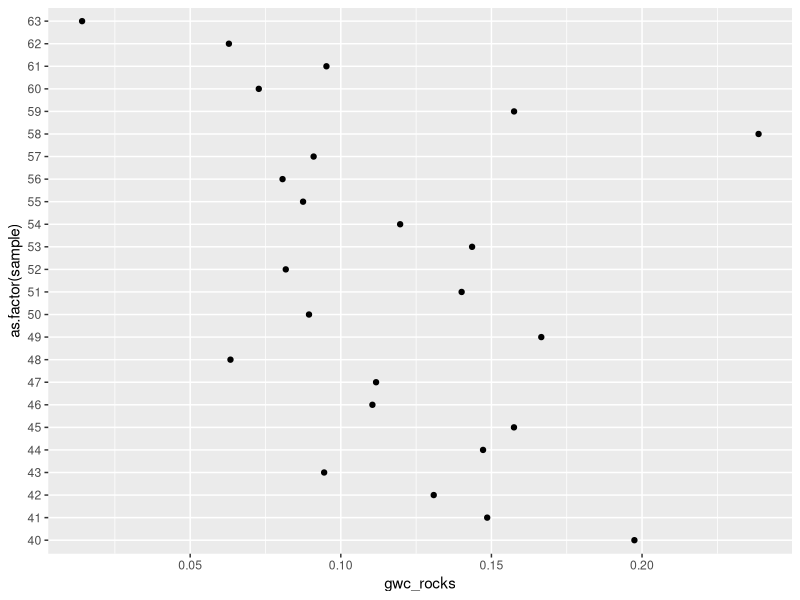
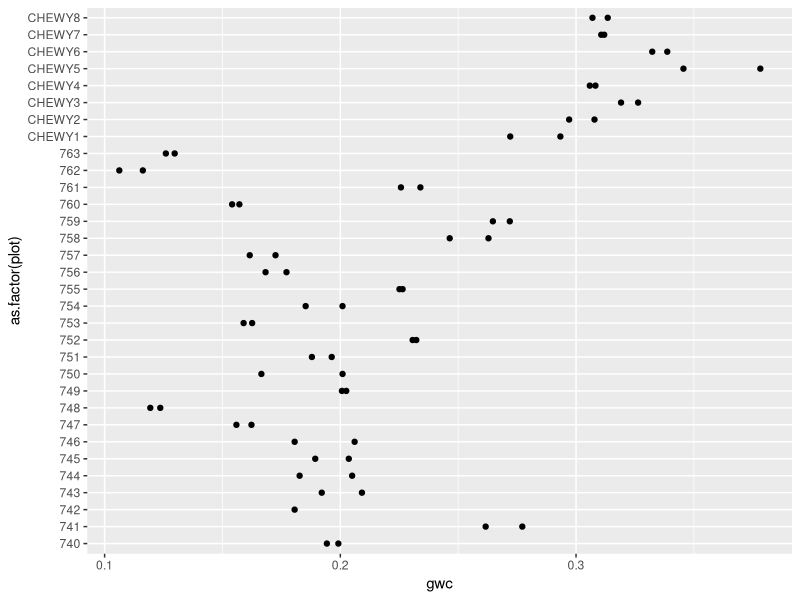
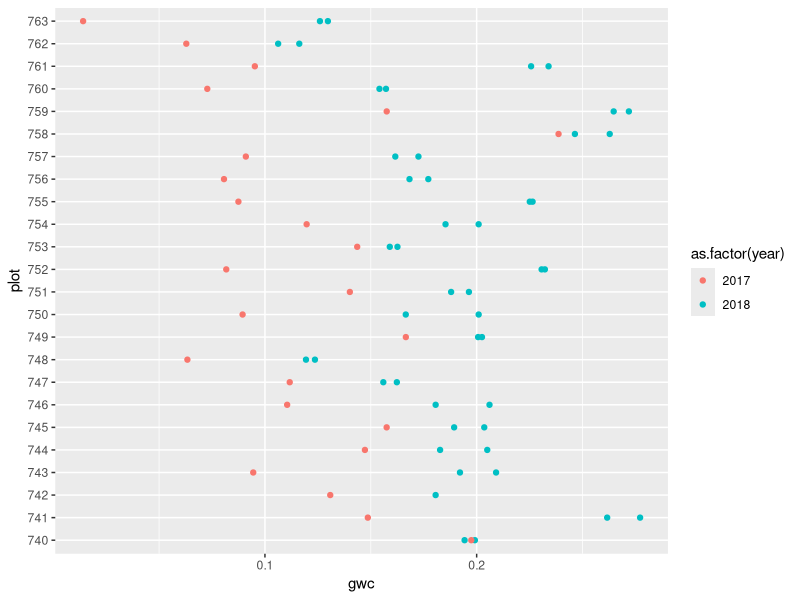
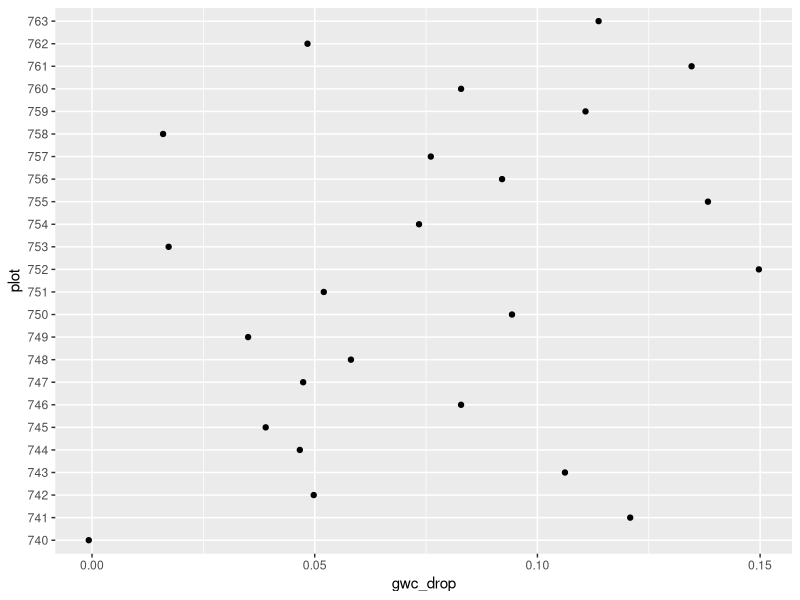

Reproduce these figures in R, in order.
rm(list = ls())

library(tidyverse)
library(stringr)
library(lubridate)

april_2017_weights <- read_csv('data-raw/soil_weights_2017-04-15.csv')
jan_2018_weights <- read_csv('data-raw/January_2018_soil_weights.csv')


april_2017_weights <-
  april_2017_weights %>%
  mutate( dry_soil_weight = dry_weight - tin - rocks,
          wet_soil_weight = wet_weight - tin - rocks) %>%
  mutate( water_weight = wet_soil_weight - dry_soil_weight) %>%
  mutate( gwc = water_weight/dry_soil_weight,
          gwc_rocks = water_weight/(dry_soil_weight + rocks) )

april_2017_weights %>%
  ggplot( aes( x = as.factor(sample), y = gwc_rocks )) +
  geom_point()  +
  coord_flip()


jan_2018_weights <-
  jan_2018_weights %>%
  mutate( tin_weight = mean(tin_weight, na.rm = T)) %>%
  mutate( wet_soil = wet_weight - tin_weight,
          dry_soil = dry_weight - tin_weight,
          water = wet_soil - dry_soil,
          gwc = water/dry_soil )

jan_2018_weights %>%
  ggplot(aes( x = as.factor(plot), y = gwc)) +
  geom_point() +
  coord_flip()

all_soil_moisture <-
  bind_rows(
  jan_2018_weights %>%
  select( date_collected, plot, gwc) %>%
  filter( !str_detect(plot, 'CHEWY')) %>%
  mutate( date_collected = mdy(date_collected)),

  april_2017_weights %>%
  mutate( plot = paste0(7, sample),
          gwc = gwc_rocks) %>%
  select( plot, gwc) %>%
  mutate( date_collected = as.Date('2017-04-15'))
  )  %>%
  mutate( year = year(date_collected))

all_soil_moisture %>%
  ggplot( aes( x = gwc, y = plot, color = as.factor(year) )) + geom_point()

all_soil_moisture %>%
  select( year, plot, gwc ) %>%
  group_by(year, plot) %>%
  summarise( gwc = mean(gwc, na.rm = T)) %>%
  spread( year, gwc) %>%
  mutate( gwc_drop = `2018` - `2017`) %>%
  ggplot( aes( y = plot, x = gwc_drop)) +
  geom_point()


write_csv(all_soil_moisture, 'soil_moisture_2017_2018.csv')
